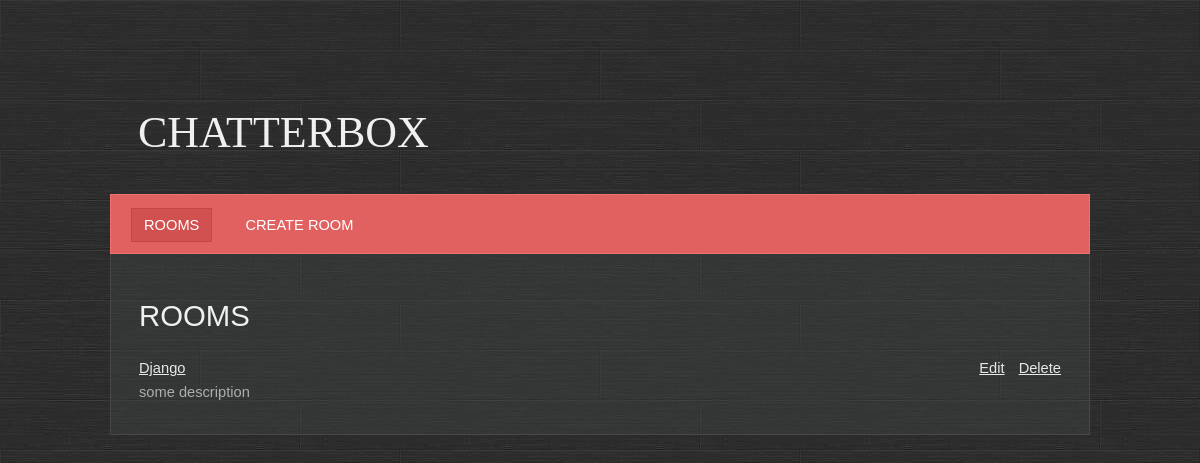
The app's page /, older data.
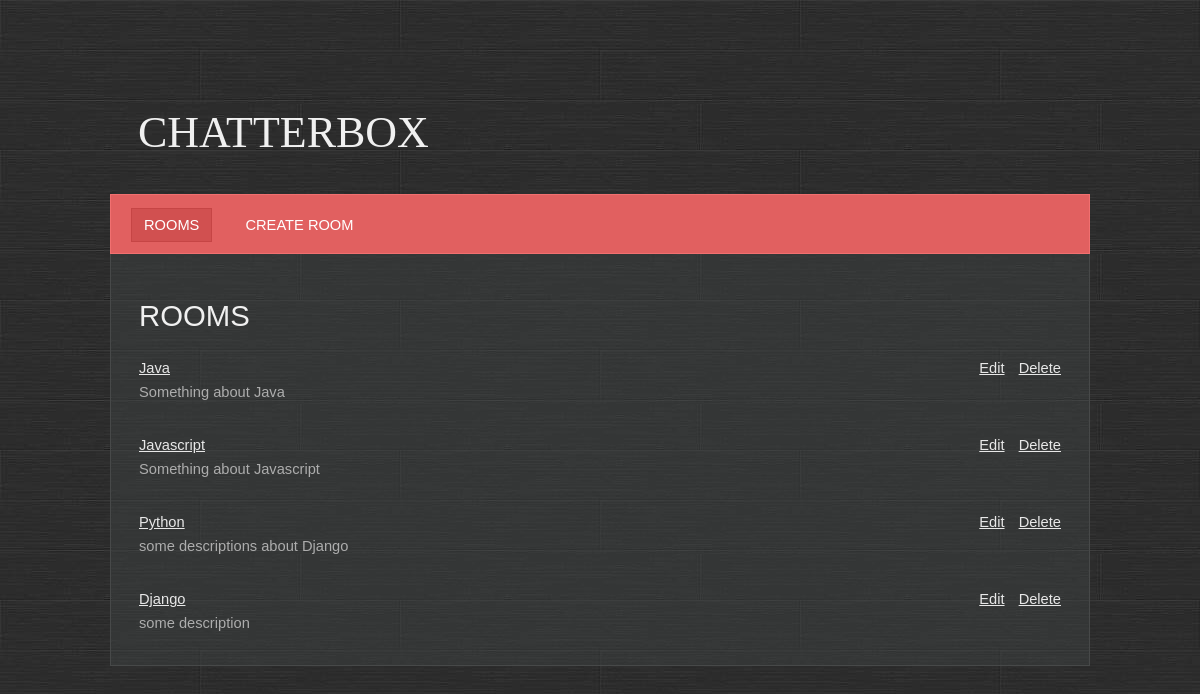
The same page, newer data.
### base/models.py (models this page shows, shortened)
class Room(Model):
    name = models.CharField(max_length=200, unique=True)
    description = models.TextField(null=True, blank=True)
    participants = models.ManyToManyField(User, related_name="participants", blank=True)
    created = models.DateTimeField(auto_now_add=True)
    updated = models.DateTimeField(auto_now=True)
    class Meta:
        ordering = ['-created', 'name']

### base/views.py (the view)
# urls.py: path('', base.views.RoomsView.as_view(), name='rooms'),
class RoomsView(ListView):
    template_name = 'base/rooms.html'
    model = Room

### base/templates/base/rooms.html (shortened to what this page needs)
{% extends 'main.html' %}
{%  block content %}
    <h1>Rooms</h1>
        {% for room in object_list %}
        <div class="box room-controls">
            <div class="controls-left">
                <a href="{% url 'room' room.id %}">{{ room.name }}</a><br>
                {{ room.description }}<br>
            </div>
            <div class="controls-right">
                <a href="{% url 'room_update' room.id %}">Edit</a>
                <a href="{% url 'room_delete' room.id %}">Delete</a>
            </div>
        </div>
        {% endfor %}
{%  endblock %}

### templates/main.html (shortened to what this page needs)
<!DOCTYPE html>
{% load static %}
<html lang="en">
<head>
    <link rel="stylesheet" href="{% static 'styles/style.css' %}"/>
    <link rel="stylesheet" href="{% static 'styles/mystyle.css' %}"/>
</head>
<body>
    <div id="wrapper">
        <div id="header">
            <div id="logo">
                <h1>Chatterbox</h1>
            </div>
            <div id="menu">
                {% include 'navbar.html' %}
            </div>
        </div>
        <div id="page">
            <div id="content">
                {% block content %}
                {% endblock %}
            </div>
            <br class="clearfix">
        </div>
    </div>
</body>
</html>

### templates/navbar.html (shortened to what this page needs)
<ul>
    <li class="first active">
        <a href="{% url 'rooms' %}">Rooms</a>
    </li>
    <li>
        <a href="{% url 'room_create' %}">Create Room</a>
    </li>
</ul><br class="clearfix">

### static/styles/style.css (style rules this page uses)
* { margin: 0; padding: 0; }
a { text-decoration: underline; color: #e8e8e8; }
body { font-size: 11pt; line-height: 1.6em; font-family: Arial, sans-serif; background: #9ea3a3; color: #adadad; background: url(/static/images/bg.jpg); }
h1,h2,h3,h4 { text-transform: uppercase; font-weight: normal; color: #f0f0f0; }
ul { margin-bottom: 1.25em; }
ul { list-style: none; }
.box { overflow: hidden; margin: 0px 0 30px 0; }
#content { width: 100%; float: left; padding: 0; }
#header { position: relative; padding: 28px; height: 130px; }
#logo { position: absolute; top: 0; left: 28px; height: 130px; line-height: 130px; }
#logo h1 { font-size: 3em; font-family: Bevan, serif; }
#page { position: relative; padding: 50px 28px 0px 28px; width: 922px; background: rgba(65, 70, 70, 0.4); border: solid 1px #474949; border-top: 0; }
#menu { position: absolute; bottom: 0; left: 0; height: 58px; line-height: 60px; padding: 0 20px 0 20px; width: 938px; margin: 0 0 0 0; background: #e16060; border: solid 1px #f17070; }
#menu a { text-decoration: none; text-transform: uppercase; color: #ffffff; padding: 8px 12px 8px 12px; border: solid 1px #e16060; }
#menu ul { list-style: none; }
#menu ul li { display: inline; padding: 0 8px 0 8px; }
#menu ul li.first { padding-left: 0; }
#menu ul li.active a { background: #D15050; border: solid 1px #C64545; }
#wrapper { position: relative; width: 980px; margin: 68px auto 0 auto; }

### static/styles/mystyle.css (style rules this page uses)
.room-controls { display: flex; justify-content: space-between; }
.controls-right a:first-child { padding-right: 10px; }

Row changes from the older to the newer data that the page shows:
added Room: name "Java", description "Something about Java"
added Room: name "Javascript", description "Something about Javascript"
added Room: name "Python", description "some descriptions about Django"
